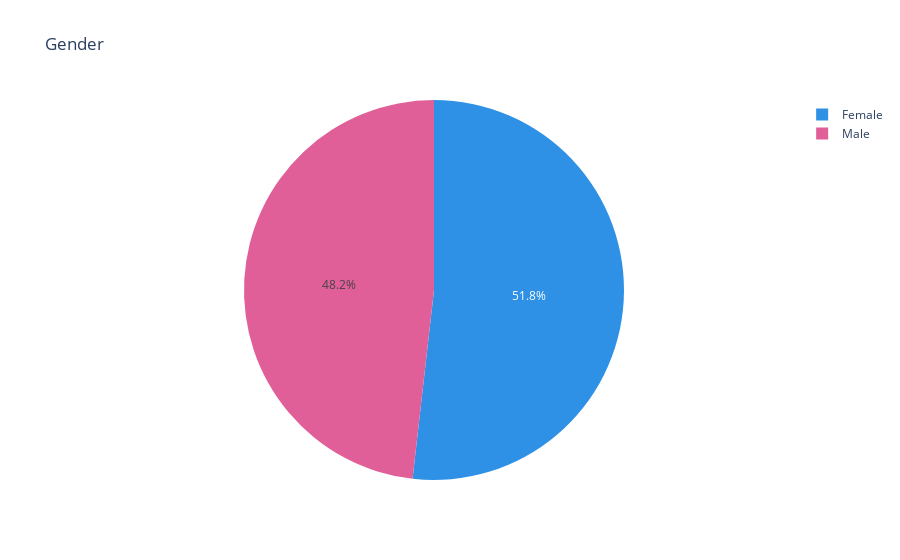
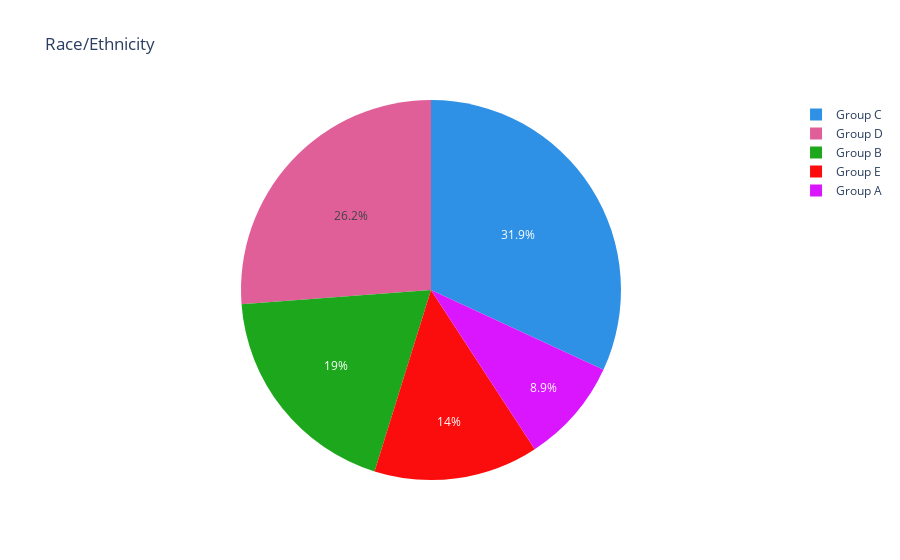
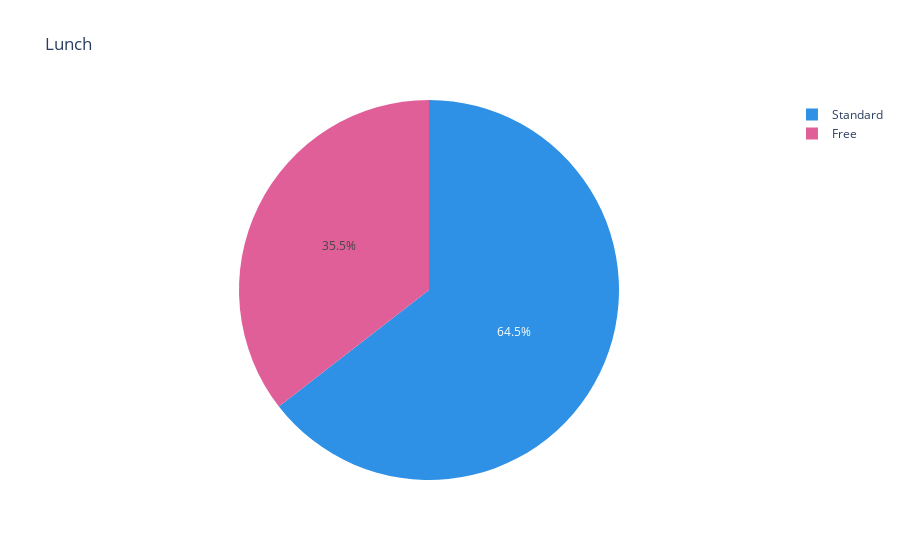
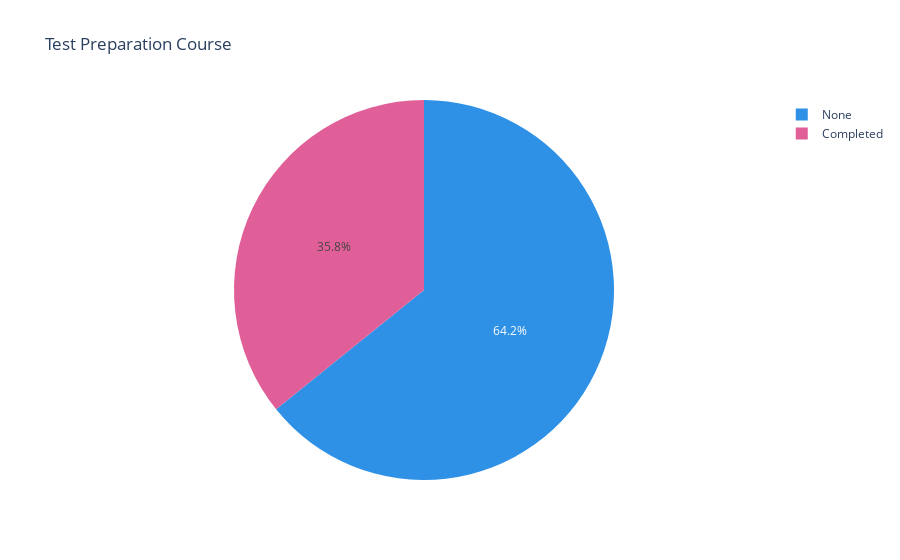

Notebook code cell kept with these figures, in order:
### Markdown cell above
OBSERVATION: From these three plots we can observe that most of the students score between 60 to 80 in math, 50 to 80 in Reading and 50 to 80 in writing.

### Code cell
import plotly.express as px
from plotly.subplots import make_subplots

custom_palette = px.colors.qualitative.Dark24

# Pie chart for Gender
fig_gender = px.pie(values=StudentPerformance['gender'].value_counts(), names=['Female', 'Male'], 
                    color_discrete_sequence=custom_palette, title='Gender')
fig_gender.update_traces(textinfo='percent')

# Pie chart for Race/Ethnicity
fig_race = px.pie(values=StudentPerformance['race_ethnicity'].value_counts(), names=['Group C', 'Group D', 'Group B', 'Group E', 'Group A'], 
                  color_discrete_sequence=custom_palette, title='Race/Ethnicity')
fig_race.update_traces(textinfo='percent')

# Pie chart for Lunch
fig_lunch = px.pie(values=StudentPerformance['lunch'].value_counts(), names=['Standard', 'Free'], 
                  color_discrete_sequence=custom_palette, title='Lunch')
fig_lunch.update_traces(textinfo='percent')

# Pie chart for Test Preparation Course
fig_course = px.pie(values=StudentPerformance['test_preparation_course'].value_counts(), names=['None', 'Completed'], 
                    color_discrete_sequence=custom_palette, title='Test Preparation Course')
fig_course.update_traces(textinfo='percent')

# Pie chart for Parental Education
fig_education = px.pie(values=StudentPerformance['parental_level_of_education'].value_counts(), 
                        names=["Some College", "Associate's Degree", 'High School', 'Some High School', "Bachelor's Degree", "Master's Degree"], 
                        color_discrete_sequence=custom_palette, title='Parental Education')
fig_education.update_traces(textinfo='percent')

# Display the pie charts
fig_gender.show()
fig_race.show()
fig_lunch.show()
fig_course.show()
fig_education.show()

### Figure 1 — Plotly figure (JSON) as saved in the notebook; plotly's stock layout.template omitted (floating-point values rounded to 4 significant figures)
{"data": [{"domain": {"x": [0, 1], "y": [0, 1]}, "hovertemplate": "label=%{label}<br>value=%{value}<extra></extra>", "labels": ["Female", "Male"], "legendgroup": "", "name": "", "showlegend": true, "textinfo": "percent", "type": "pie", "values": [518, 482]}], "layout": {"legend": {"tracegroupgap": 0}, "piecolorway": ["#2E91E5", "#E15F99", "#1CA71C", "#FB0D0D", "#DA16FF", "#222A2A", "#B68100", "#750D86", "#EB663B", "#511CFB", "#00A08B", "#FB00D1", "#FC0080", "#B2828D", "#6C7C32", "#778AAE", "#862A16", "#A777F1", "#620042", "#1616A7", "#DA60CA", "#6C4516", "#0D2A63", "#AF0038"], "title": {"text": "Gender"}}}

### Figure 2 — Plotly figure (JSON) as saved in the notebook; plotly's stock layout.template omitted (floating-point values rounded to 4 significant figures)
{"data": [{"domain": {"x": [0, 1], "y": [0, 1]}, "hovertemplate": "label=%{label}<br>value=%{value}<extra></extra>", "labels": ["Group C", "Group D", "Group B", "Group E", "Group A"], "legendgroup": "", "name": "", "showlegend": true, "textinfo": "percent", "type": "pie", "values": [319, 262, 190, 140, 89]}], "layout": {"legend": {"tracegroupgap": 0}, "piecolorway": ["#2E91E5", "#E15F99", "#1CA71C", "#FB0D0D", "#DA16FF", "#222A2A", "#B68100", "#750D86", "#EB663B", "#511CFB", "#00A08B", "#FB00D1", "#FC0080", "#B2828D", "#6C7C32", "#778AAE", "#862A16", "#A777F1", "#620042", "#1616A7", "#DA60CA", "#6C4516", "#0D2A63", "#AF0038"], "title": {"text": "Race/Ethnicity"}}}

### Figure 3 — Plotly figure (JSON) as saved in the notebook; plotly's stock layout.template omitted (floating-point values rounded to 4 significant figures)
{"data": [{"domain": {"x": [0, 1], "y": [0, 1]}, "hovertemplate": "label=%{label}<br>value=%{value}<extra></extra>", "labels": ["Standard", "Free"], "legendgroup": "", "name": "", "showlegend": true, "textinfo": "percent", "type": "pie", "values": [645, 355]}], "layout": {"legend": {"tracegroupgap": 0}, "piecolorway": ["#2E91E5", "#E15F99", "#1CA71C", "#FB0D0D", "#DA16FF", "#222A2A", "#B68100", "#750D86", "#EB663B", "#511CFB", "#00A08B", "#FB00D1", "#FC0080", "#B2828D", "#6C7C32", "#778AAE", "#862A16", "#A777F1", "#620042", "#1616A7", "#DA60CA", "#6C4516", "#0D2A63", "#AF0038"], "title": {"text": "Lunch"}}}

### Figure 4 — Plotly figure (JSON) as saved in the notebook; plotly's stock layout.template omitted (floating-point values rounded to 4 significant figures)
{"data": [{"domain": {"x": [0, 1], "y": [0, 1]}, "hovertemplate": "label=%{label}<br>value=%{value}<extra></extra>", "labels": ["None", "Completed"], "legendgroup": "", "name": "", "showlegend": true, "textinfo": "percent", "type": "pie", "values": [642, 358]}], "layout": {"legend": {"tracegroupgap": 0}, "piecolorway": ["#2E91E5", "#E15F99", "#1CA71C", "#FB0D0D", "#DA16FF", "#222A2A", "#B68100", "#750D86", "#EB663B", "#511CFB", "#00A08B", "#FB00D1", "#FC0080", "#B2828D", "#6C7C32", "#778AAE", "#862A16", "#A777F1", "#620042", "#1616A7", "#DA60CA", "#6C4516", "#0D2A63", "#AF0038"], "title": {"text": "Test Preparation Course"}}}
